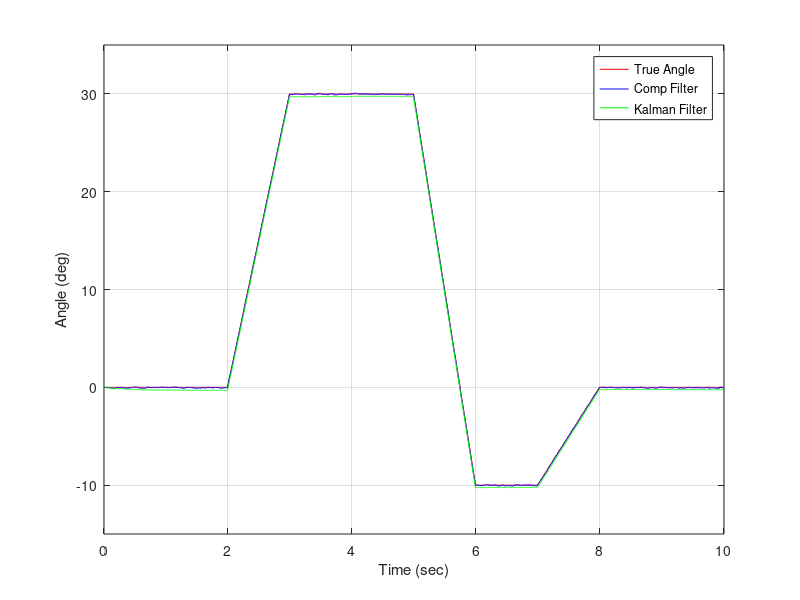

This figure's MATLAB source:
clc;
clear;
close all;

% Gyro Accel sim Parameters
rollTruek1 = 0.0;
rollTruek = 0.0;
rollVelTrue = 0.0;
gyroDriftTrue = 1.0;
gyroCalBiasTrue = 0.01;
gyroSignalNoise = 0.002;
accelSignalNoise = sqrt(0.03);

accelMeask1 = 0.0;
accelMeask = 0.0;
gyroMeask1 = 0.0;
gyroMeask = 0.0;

deltaT = 0.004;    %250Hz
time = 0.0;     %Init sim time
dataStore = zeros(5010,7);  %Data Store array

% Complementary filter parameters
angleRollk1 = 0.0;
angleRollk = 0.0;

gainK1 = 0.90;      %Gyro Gain
gainK2 = 0.10;      %Gyro Drift correction gain

% Kalman Filter Parameters
xk = zeros(1,2);
pk = [0.5 0 0 0.01];
K = zeros(1,2);
phi = [1 deltaT 0 1];
psi = [deltaT 0];
R = 0.03;
Q = [0.002^2 0 0 0];
H = [1 0];


% Simulation loop. Every 250 iters is 1 second of sim time

endPoint = 2500;
for i = 1:endPoint
    
    % Move gyro using velocity at specific times to simulaate flying 
    
    rollVelTrue = 0.0;
    if (i>=500) &&(i<750)
        rollVelTrue = 30.0;
    end
    if (i>=1250) && (i<1500)
        rollVelTrue = -40.0;
    end
    if (i>=1750) && (i<2000)
        rollVelTrue = 10.0;
    end
    
    % Create Gyro Data at each time step (k+1). 
    % Gyro Measures (deg/sec). Accel provides (g's) converted to degrees.
    
    rollTruek1 = rollTruek + rollVelTrue * deltaT;
    accelMeask1 = rollTruek1 + randn(1) * accelSignalNoise; %Degrees
    gyroReadk1 = rollVelTrue - gyroDriftTrue +rand(1) * gyroSignalNoise + gyroCalBiasTrue;
    
    gyroMeask1 = gyroReadk1 - gyroCalBiasTrue;      %Degrees per second
    
    % Completary to solve for roll using drift-corrcted measurements
    
    angleRollk1 = gainK1 * (angleRollk + gyroMeask1* deltaT) + gainK2 * (accelMeask1);
    
    % Kalman Filter to estimate roll and gyro bias. 
    
    uk = gyroMeask1;
    zk = accelMeask1;
    
    % xk1Minus = phi * xk + psi * uk;
    xk1Minus(1) = phi(1) * xk(1) + phi(2) * xk(2) + psi(1) * uk;
    xk1Minus(2) = phi(3) * xk(1) + phi(4) * xk(2) + psi(2) * uk;
    
    % pk1Minus = phi * pk * phi' + Q;
    pk1Minus(1) = (phi(1) * pk(1) + phi(2) * pk(3)) * phi(1) + (phi(1) * pk(2) + phi(2) * pk(4)) * phi(2) + Q(1);
    pk1Minus(2) = (phi(1) * pk(1) + phi(2) * pk(3)) * phi(3) + (phi(1) * pk(2) + phi(2) * pk(4)) * phi(4) + Q(2);
    pk1Minus(3) = (phi(3) * pk(1) + phi(4) * pk(3)) * phi(1) + (phi(3) * pk(2) + phi(4) * pk(4)) * phi(2) + Q(3);
    pk1Minus(4) = (phi(3) * pk(1) + phi(4) * pk(3)) * phi(3) + (phi(3) * pk(2) + phi(4) * pk(4)) * phi(4) + Q(4);
    
    % S = H * pk1Minus * H' + R;
    S = (H(1) * pk1Minus(1) + H(2) + pk1Minus(3)) * H(1) + (H(1) * pk1Minus(2) + H(2) * pk1Minus(4)) * H(1) + R;
    
    % K = pk1Minus * H' * ins(S);
    K(1) = (pk1Minus(1) * H(1) + pk1Minus(2) * H(2))/S;
    K(2) = (pk1Minus(3) * H(1) + pk1Minus(4) * H(2))/S;
    
    % xk1 = xk1Minus + K * (zk - H * xk1Minus);
    xk1(1) = xk1Minus(1) + K(1) * (zk- (H(1) * xk1Minus(1) + H(2) * xk1Minus(2)));
    xk1(2) = xk1Minus(2) + K(2) * (zk - (H(1) * xk1Minus(1) + H(2) * xk1Minus(2)));
    
    % pk1 = (eye(2,2) - K * H) * pk1Minus;
    pk1(1,1) = (1 - K(1) * H(1)) * pk1Minus(1) + (0-K(1) * H(2)) * pk1Minus(3);
    pk1(1,2) = (1 - K(1) * H(1)) * pk1Minus(2) + (0-K(1) * H(2)) * pk1Minus(4);
    pk1(2,1) = (1 - K(2) * H(1)) * pk1Minus(1) + (0-K(2) * H(2)) * pk1Minus(3);
    pk1(2,1) = (1 - K(2) * H(1)) * pk1Minus(2) + (0-K(2) * H(2)) * pk1Minus(4);
    
            
    % Data Store
    dataStore(i,:) = [time rollTruek1 accelMeask1 gyroMeask1 angleRollk1 xk1(1) xk1(2)];
    
    % Reset Values for next iteration
    angleRollk = angleRollk1;
    rollTruek = rollTruek1;
    time = time + deltaT;
    
    xk = xk1;
    pk = pk1;
    
end

%Plot Results
plot(dataStore(1:endPoint, 1), dataStore(1:endPoint, 2), 'r');
hold
plot(dataStore(1:endPoint, 1), dataStore(1:endPoint, 5), 'b');
plot(dataStore(1:endPoint, 1), dataStore(1:endPoint, 6), 'g');    
grid on
axis([0 10 -15 35])
xlabel('Time (sec)')
ylabel('Angle (deg)')
%legend('True Angle')
%legend('True Angle','Comp Filter')
legend('True Angle', 'Comp Filter', 'Kalman Filter')
    

